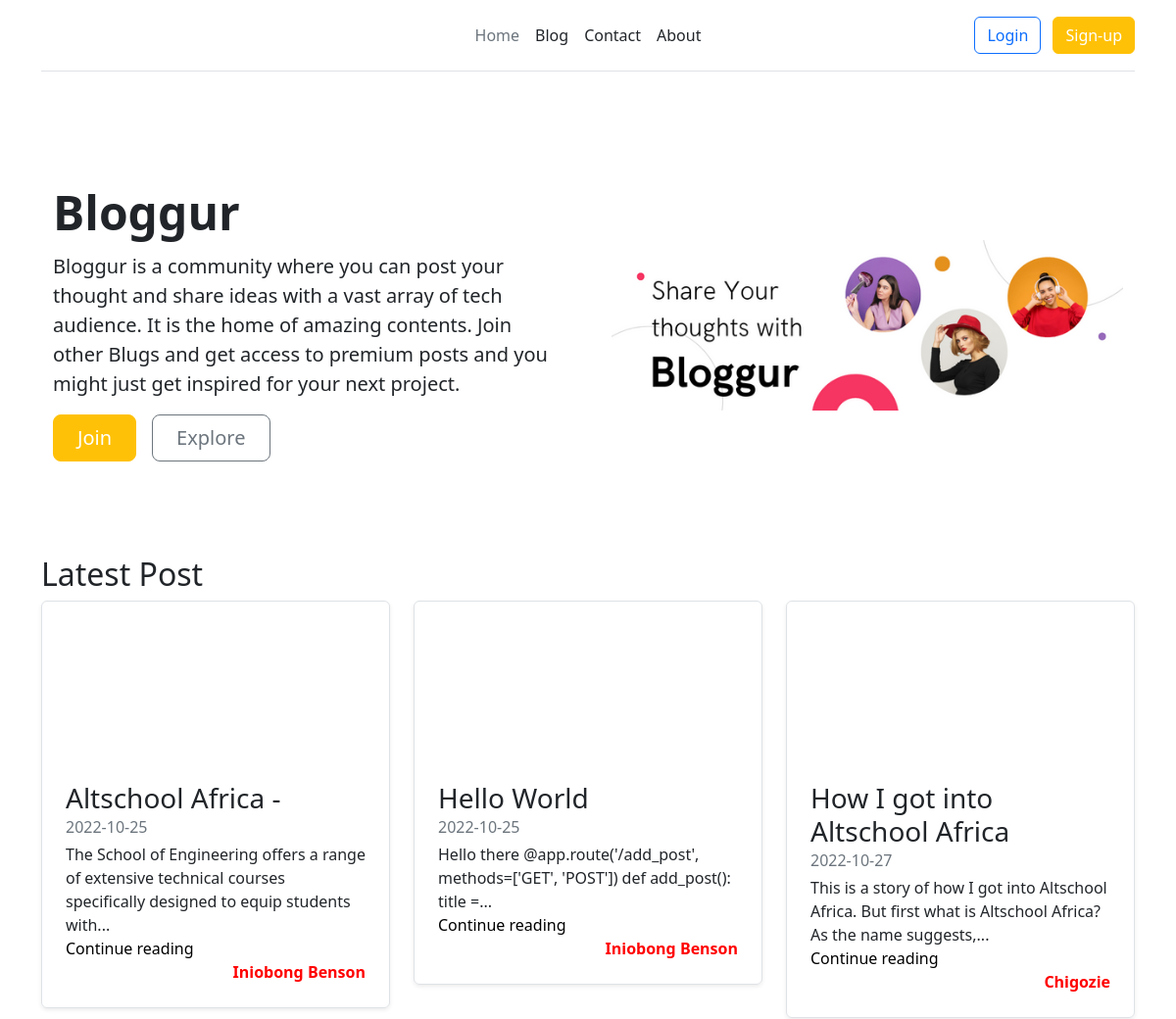
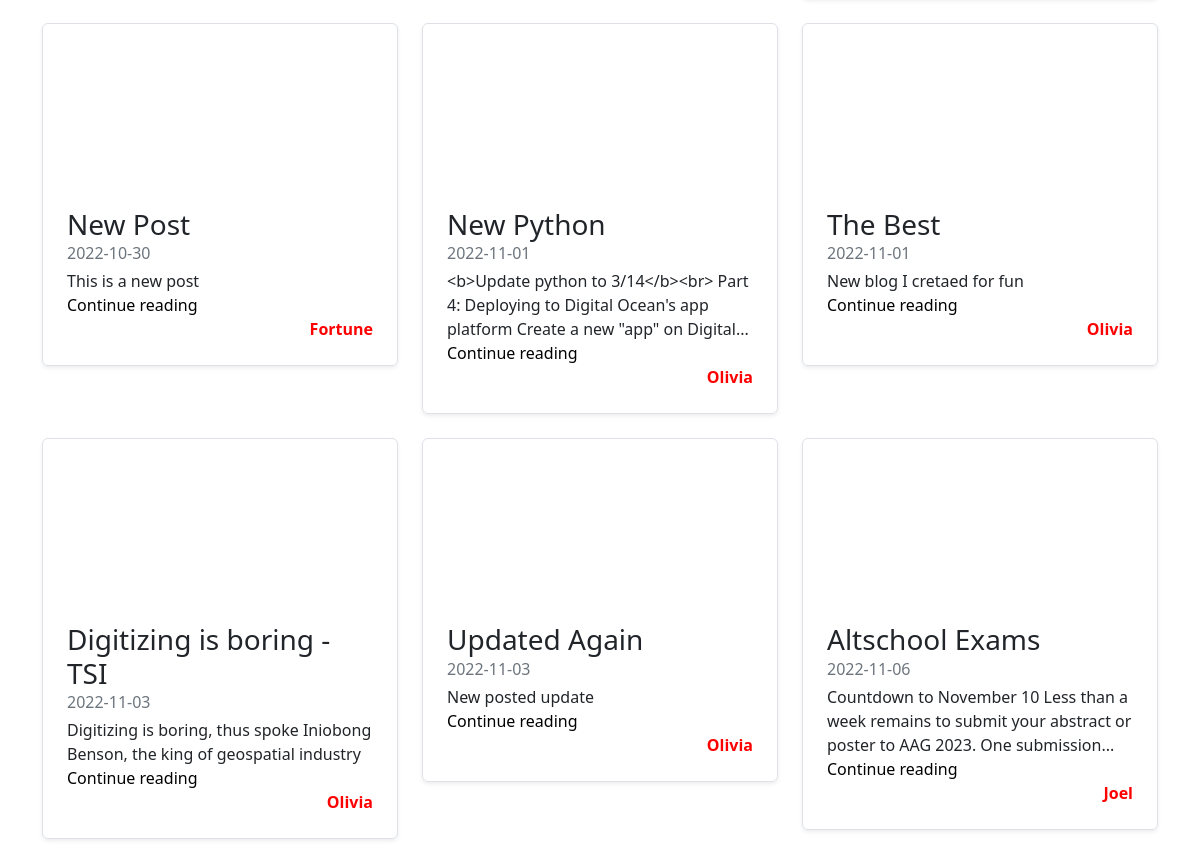
The page / on the database its author committed (2 pictures, top to bottom).
### app.py (models this page shows, shortened)
class Blog(db.Model):
    __tablename__ = "Blog"
    id = db.Column(db.Integer, primary_key=True)
    title = db.Column(db.String, unique=True, nullable=False)
    content = db.Column(db.Text, nullable=False)
    date_published = db.Column(db.DateTime)
    author = db.Column(db.String, default="Iniobong Benson")

### app.py (the view)
@app.route('/', methods=['GET'])
def index():
    posts = Blog.query.all()
    return render_template('index.html', posts=posts)

### templates/index.html
{% extends 'base.html' %}
{% block content %}
    <div class="container col-xxl-8 px-4 py-5">
      <div class="row flex-lg-row-reverse align-items-center g-5 py-5">
        <div class="col-10 col-sm-8 col-lg-6">
          <img src="static/img/bloggur.png" class="d-block mx-lg-auto img-fluid" alt="Bootstrap Themes" width="700" height="500" loading="lazy">
        </div>
        <div class="col-lg-6">
          <h1 class="display-5 fw-bold lh-1 mb-3">Bloggur</h1>
          <p class="lead">Bloggur is a community where you can post your thought and share ideas with a vast array of tech audience. It is the home of amazing contents. Join other Blugs and get access to premium posts and you might just get inspired for your next project.</p>
          <div class="d-grid gap-2 d-md-flex justify-content-md-start">
            <a href="{{url_for('signup')}}"><button type="button" class="btn btn-warning btn-lg px-4 me-md-2">Join</button></a>
            <a href="#post"><button type="button" class="btn btn-outline-secondary btn-lg px-4">Explore</button></a>
          </div>
        </div>
      </div>
    </div>
<div class="container">
    <div class="row mb-2">
      <h2>Latest Post</h2>
        {% for post in posts %}
      <div id="posts" class="col-md-4 post">
        <div class="row g-0 border rounded overflow-hidden flex-md-row mb-4 shadow-sm h-md-250 position-relative">
          <div class="picture"></div>
          <div class="col p-4 d-flex flex-column position-static">
            <h3 class="mb-0">{{post.title}}</h3>
            <div class="mb-1 text-muted">{{post.date_published.strftime('%Y-%m-%d')}}</div>
            <p class="card-text mb-auto">{{post.content |truncate(120)}}</p>
            <a href="/post/{{post.id}}" class="stretched-link">Continue reading</a>
            <strong class="author">{{post.author}}</strong>
          </div>
        </div>
      </div>
{% endfor %}
    </div>
    </div>
{% endblock content %}

### templates/base.html (shortened to what this page needs)
<!DOCTYPE html>
<html lang="en">
<head>
<link href="https://cdn.jsdelivr.net/npm/bootstrap@5.2.2/dist/css/bootstrap.min.css" rel="stylesheet">
<link rel= "stylesheet" type= "text/css" href= "{{ url_for('static',filename='styles/main.css') }}">
<link rel="stylesheet" href="https://s.pageclip.co/v1/pageclip.css" media="screen">
</head>
<div class="container">
    <header class="d-flex flex-wrap align-items-center justify-content-center justify-content-md-between py-3 mb-4 border-bottom">
      <a href="/" class="d-flex align-items-center col-md-3 mb-2 mb-md-0 text-dark text-decoration-none">
        <svg class="bi me-2" width="40" height="32" role="img" aria-label="Bootstrap"><use xlink:href="#bootstrap"/></svg>
      </a>
      <ul class="nav col-12 col-md-auto mb-2 justify-content-center mb-md-0">
        <li><a href="{{('/')}}" class="nav-link px-2 link-secondary">Home</a></li>
        <li><a href="{{('blog')}}" class="nav-link px-2 link-dark">Blog</a></li>
        <li><a href="{{('contact')}}" class="nav-link px-2 link-dark">Contact</a></li>
        <li><a href="{{('about')}}" class="nav-link px-2 link-dark">About</a></li>
      </ul>
      <div class="col-md-3 text-end">
        {% if current_user.is_authenticated %}
        <span class="">Hi, {{current_user}}</span>
        <a href="{{url_for('logout')}}"><button type="button" class="btn btn-outline-danger me-2">Logout</button></a>
        {% else %}
        <a href="{{url_for('login')}}"><button type="button" class="btn btn-outline-primary me-2">Login</button></a>
        <a href="{{url_for('signup')}}"><button type="button" class="btn btn-warning">Sign-up</button></a>
        {% endif %}
      </div>
    </header>
  </div>
<body>
  <main class="main-content">
    {% block content %}
    {% endblock content %}
  </main>
</body>
</html>

### static/styles/main.css (style rules this page uses)
html, body { box-sizing: border-box; }
a { text-decoration: none; color: black; }
.author { color: red; text-align: right; }
.picture { height: 160px; background-image: url("https://cdn.pixabay.com/photo/2016/03/23/20/18/post-it-1275586__340.jpg"); background-size: cover; }
.btn-warning { color: white; }

### rows shown on the page
Blog: title "Altschool Africa -", date_published "2022-10-25", content "The School of Engineering offers a range of extensive technical courses specifically designed to equip students with...", author "Iniobong Benson"
Blog: title "Hello World", date_published "2022-10-25", content "Hello there @app.route('/add_post', methods=['GET', 'POST']) def add_post(): title =...", author "Iniobong Benson"
Blog: title "How I got into Altschool Africa", date_published "2022-10-27", content "This is a story of how I got into Altschool Africa. But first what is Altschool Africa? As the name suggests,...", author "Chigozie"
Blog: title "New Post", date_published "2022-10-30", content "This is a new post", author "Fortune"
Blog: title "New Python", date_published "2022-11-01", content "<b>Update python to 3/14</b><br> Part 4: Deploying to Digital Ocean's app platform Create a new \"app\" on Digital...", author "Olivia"
Blog: title "The Best", date_published "2022-11-01", content "New blog I cretaed for fun", author "Olivia"
Blog: title "Digitizing is boring - TSI", date_published "2022-11-03", content "Digitizing is boring, thus spoke Iniobong Benson, the king of geospatial industry", author "Olivia"
Blog: title "Updated Again", date_published "2022-11-03", content "New posted update", author "Olivia"
Blog: title "Altschool Exams", date_published "2022-11-06", content "Countdown to November 10 Less than a week remains to submit your abstract or poster to AAG 2023. One submission...", author "Joel"
